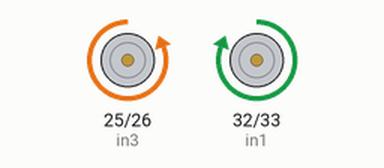
Recording of a sketch running on a simulated ESP32. Shown: motor-driver pin pairs drawn as motors (green arrow = first pin HIGH = forward, orange = second pin HIGH = backward, longer = more drive).

Above: at 5.1 s.
At 15.1 s:
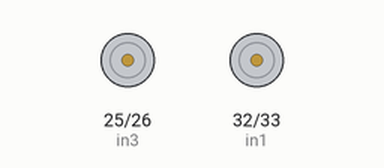
Timing chart, 0 to 16.6 s (numbered marks = the images above):
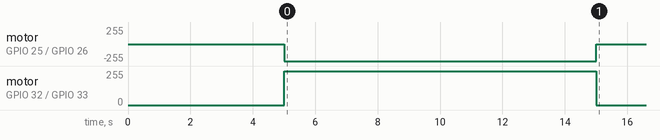

The sketch:

Motor_Move.ino
```cpp
//Motor pin connections
#define in1 32
#define in2 33
#define in3 25
#define in4 26

void setup() {
  //Motor pins as output
  pinMode(in1, OUTPUT);
  pinMode(in2, OUTPUT);
  pinMode(in3, OUTPUT);
  pinMode(in4, OUTPUT);
  //Keeping all motors off initially
  digitalWrite(in1, LOW);
  digitalWrite(in2, LOW);
  digitalWrite(in3, LOW);
  digitalWrite(in4, LOW);
  delay(5000);
  digitalWrite(in1, HIGH);
  digitalWrite(in2, LOW);
  digitalWrite(in3, LOW);
  digitalWrite(in4, HIGH);
  delay(10000);
  digitalWrite(in1, LOW);
  digitalWrite(in2, LOW);
  digitalWrite(in3, LOW);
  digitalWrite(in4, LOW);
}

void loop() {
}
```
